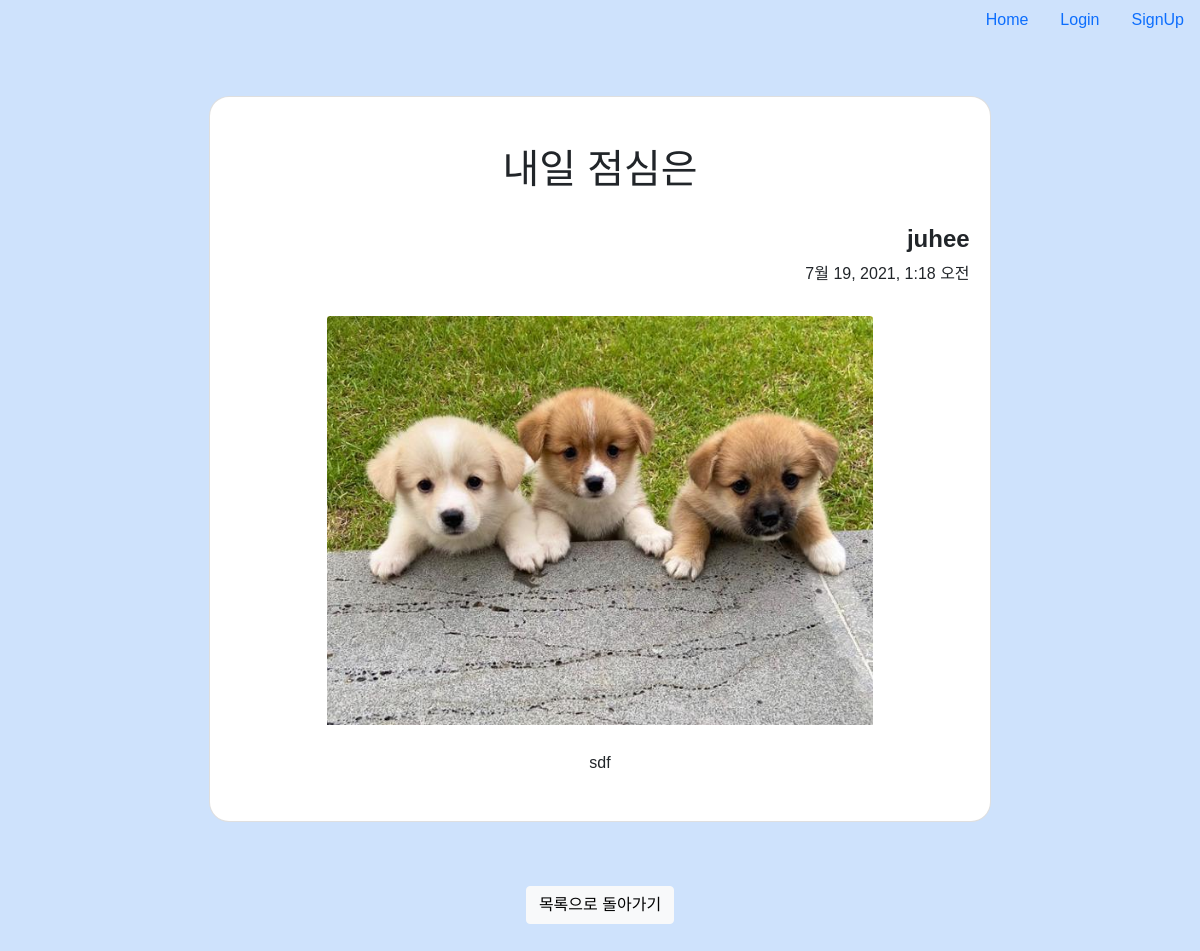
The app's page /blog/6 with its own data.
### blog/models.py (models this page shows, shortened)
class Blog(models.Model):
    title=models.CharField(max_length=200)
    pub_date=models.DateTimeField()
    body=models.TextField()
    image=models.ImageField(upload_to='blog/',blank=True,null=True)  #업로드할 파일 지정
    writer=models.ForeignKey(settings.AUTH_USER_MODEL,on_delete=models.CASCADE)

### account/models.py (models this page shows)
class CustomUser(AbstractUser):
    university=models.CharField(max_length=50)
    def __str__(self):
        return self.username

### blog/views.py (the view)
# urls.py: path('<int:blog_id>', blog.views.detail, name='detail'),
def detail(request, blog_id):
    blog = get_object_or_404(Blog, pk=blog_id)
    return render(request, 'detail.html', {'blog': blog})

### blog/templates/detail.html (shortened to what this page needs)
{%extends 'base.html' %}
{%block content%}
<body>
    <div class="card mb-3" id="main-container">
        <br><br><h1 class="card-title" style="font-family: 'Jeju Gothic', sans-serif;">{{blog.title}}</h1><br>
        <div class="card-sub">
            <strong><h4>{{blog.writer}}</strong></h4>
            {{blog.pub_date}}
        </div>
        <img src="{{blog.image.url}}" class="card-img-top" alt="...">
        <div class="card-body">
          {{blog.body}}
        </div>
      </div>
        <br><br>
        <a href="{%url 'bloglist'%}" class="btn btn-light" style="margin-bottom: 10%; font-family: 'Jeju Gothic', sans-serif;">목록으로 돌아가기</a>
        {%endblock%}

### blogproject/templates/base.html (style rules this page uses)
body { margin:0 auto; text-align: center; }
* { margin: 0; padding: 0; }
a { color: #ecf0f1; text-decoration: none; }

### blog/templates/detail.html (style rules this page uses)
#main-container { margin-top:5%; width: 70%; margin-left: auto; margin-right: auto; border-radius: 20px; }
.card-img-top { margin-top:30px; margin-bottom: 10px; width:70%; margin-left: auto; margin-right: auto; }
.card-sub { text-align: right; margin-right:20px; font-family: 'Jeju Gothic', sans-serif; }
.card-body { width:80%; margin-left: auto; margin-right: auto; margin-bottom:30px; font-family: 'Jeju Gothic', sans-serif; }

### records on screen
Blog: title "내일 점심은", writer "juhee", pub_date "7월 19, 2021, 1:18 오전", image (picture), body "sdf"
